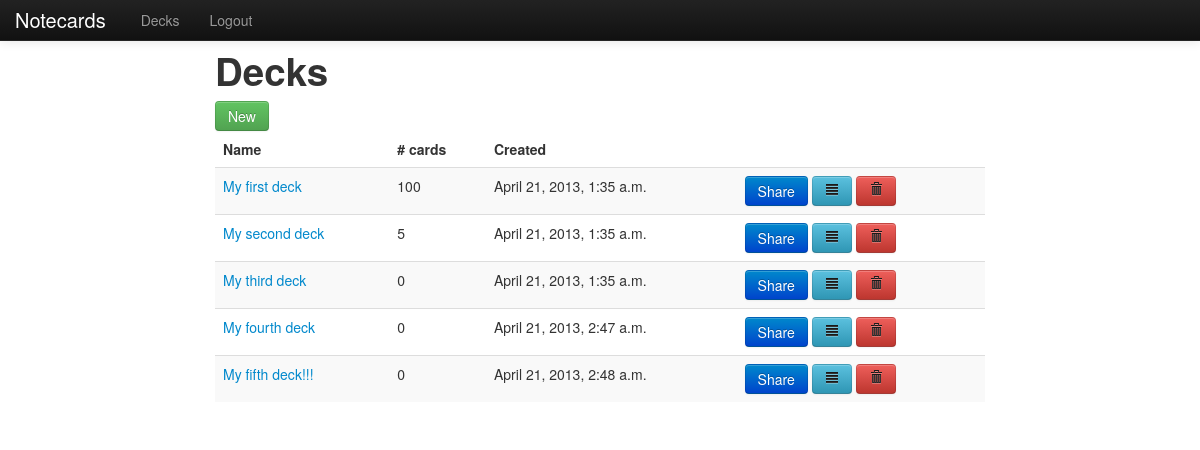
The app's page / (signed in), older data.
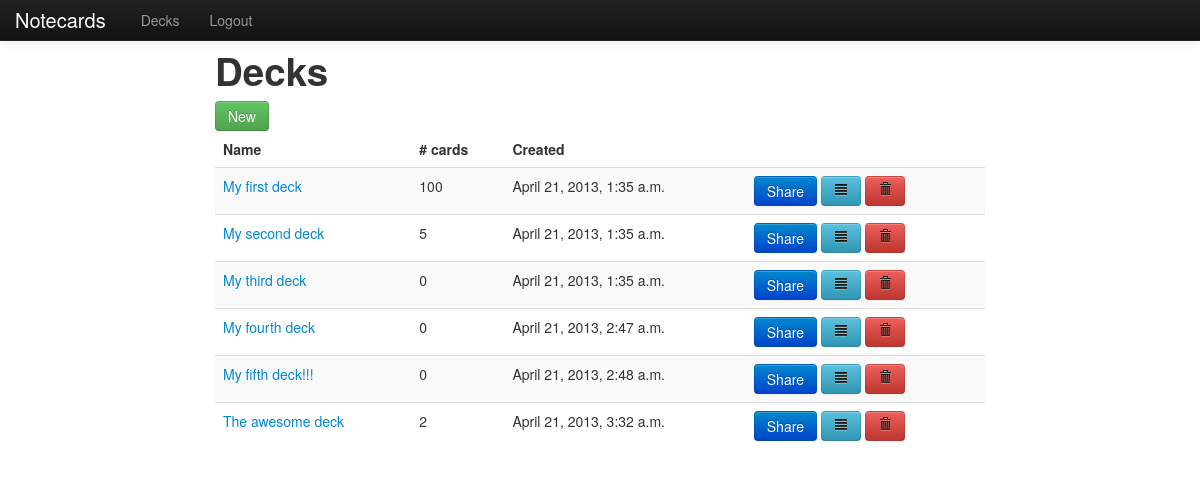
The same page, newer data.
### notecard/models.py (models this page shows)
class Deck(models.Model):
    owner = models.ForeignKey(User)
    name = models.TextField()
    date_created = models.DateTimeField(auto_now_add=True)
    def __unicode__(self):
        return self.name
    def get_absolute_url(self):
        return reverse('deck_details',
                       args=[self.id, ]
                       )

### notecard/views.py (the view)
# urls.py: url(r'^$', 'notecard.views.list_decks', name='index'),
@login_required
def list_decks(request):
    decks = Deck.objects.filter(owner=request.user)
    data = {
        'decks': decks,
    }
    return render_to_response('notecard/list_decks.html',
                              data,
                              context_instance=RequestContext(request)
                              )

### notecard/templates/notecard/list_decks.html (shortened to what this page needs)
{% extends 'base.html' %}
{% block content %}
<h1>Decks</h1>
<a href="#newDeck" role="button" class="btn btn-success" data-toggle="modal">New</a>
<table class="table table-striped">
    <thead>
        <tr>
            <th>Name</th>
            <th># cards</th>
            <th>Created</th>
            <th></th>
        </tr>
    </thead>
    <tbody>
        {% for deck in decks %}
        <tr>
            <td><a href="{{deck.get_absolute_url}}">{{deck}}</a></td>
            <td>{{deck.notecard_set.all|length}}</td>
            <td>{{deck.date_created}}</td>
            <td>
                <button class="btn btn-primary" >Share</button>
                <button class="btn btn-info" ><i class="icon-align-justify"></i></button>
                <button class="btn btn-danger"><i class="icon-trash"></i></button>
            </td>
        </tr>
        {% endfor %}
    </tbody>
</table>
{% endblock %}

### notecard/templates/base.html (shortened to what this page needs)
<!doctype html>
<html>
<head>
    <link rel="stylesheet" href="/static/bootstrap/css/bootstrap.min.css">
    <link rel="stylesheet" href="/static/bootstrap/css/bootstrap-responsive.min.css">
</head>
<body>
    {% block navbar %}
    <div class="navbar navbar-inverse navbar-fixed-top">
      <div class="navbar-inner">
        <div class="container">
          <a class="brand" href="/">Notecards</a>
          <div class="nav-collapse collapse">
            <ul class="nav">
              {% if user.is_authenticated %}
                <li class="">
                    <a href="/decks/">Decks</a>
                </li>
                <li class="">
                    <a href="/accounts/logout/">Logout</a>
                </li>
              {% else %}
                <li class="">
                    <a href="/accounts/login/">Login</a>
                </li>
              {% endif %}
            </ul>
          </div>
        </div>
      </div>
    </div>
    {% endblock %}
    <div class="container">
        <div class="row">
            <div class="span12">
            </div>
        </div>
        <div class="row">
            <div class="span8 offset2">
                {% block content %}
                {% endblock %}
            </div>
        </div>
    </div>
</body>
</html>

### notecard/templates/base.html (style rules this page uses)
body { padding-top: 40px; }

Row changes from the older to the newer data that the page shows:
added Deck: name "The awesome deck", notecard_set.all|length "2", date_created "April 21, 2013, 3:32 a.m."
